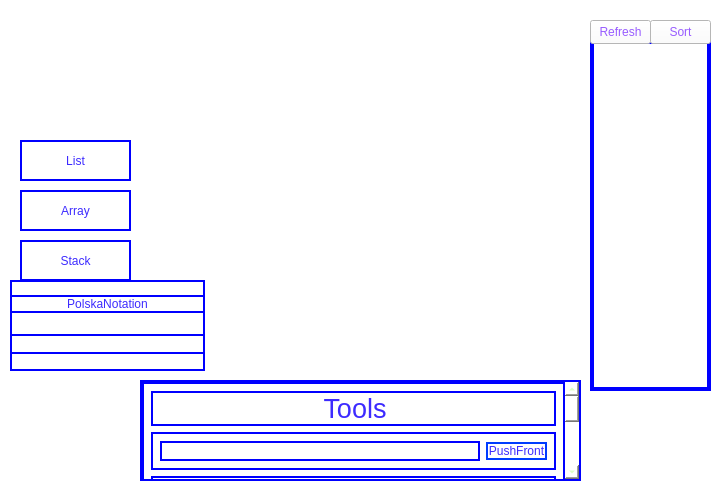
<?xml version="1.0" encoding="UTF-8"?>
<ui version="4.0">
 <class>menuWidgetAISD1</class>
 <widget class="QMainWindow" name="menuWidgetAISD1">
  <property name="geometry">
   <rect>
    <x>0</x>
    <y>0</y>
    <width>720</width>
    <height>485</height>
   </rect>
  </property>
  <property name="minimumSize">
   <size>
    <width>720</width>
    <height>485</height>
   </size>
  </property>
  <property name="maximumSize">
   <size>
    <width>720</width>
    <height>485</height>
   </size>
  </property>
  <property name="windowTitle">
   <string>menuWidgetAISD1</string>
  </property>
  <property name="windowOpacity">
   <double>1.000000000000000</double>
  </property>
  <property name="autoFillBackground">
   <bool>false</bool>
  </property>
  <property name="styleSheet">
   <string notr="true">
  background-color: rgb(255, 255, 255);
 background-image: url(:/MainPic);
color: rgb(199, 255, 161);
    </string>
  </property>
  <widget class="QWidget" name="centralwidget">
   <widget class="QPushButton" name="ArrayChooseButton">
    <property name="enabled">
     <bool>true</bool>
    </property>
    <property name="geometry">
     <rect>
      <x>20</x>
      <y>190</y>
      <width>111</width>
      <height>41</height>
     </rect>
    </property>
    <property name="styleSheet">
     <string notr="true">color: rgb(61, 43, 255);
border-bottom : 2px solid blue;
border-top : 2px solid blue;
border-right : 2px solid blue;
border-left : 2px solid blue;
selection-background-color: rgb(100, 255, 255);
font: 18pt &quot;Microsoft JhengHei&quot;;</string>
    </property>
    <property name="text">
     <string>Array</string>
    </property>
   </widget>
   <widget class="QPushButton" name="StackChooseButton">
    <property name="enabled">
     <bool>true</bool>
    </property>
    <property name="geometry">
     <rect>
      <x>20</x>
      <y>240</y>
      <width>111</width>
      <height>41</height>
     </rect>
    </property>
    <property name="styleSheet">
     <string notr="true">color: rgb(61, 43, 255);
border-bottom : 2px solid blue;
border-top : 2px solid blue;
border-right : 2px solid blue;
border-left : 2px solid blue;
selection-background-color: rgb(100, 255, 255);
font: 18pt &quot;Microsoft JhengHei&quot;;</string>
    </property>
    <property name="text">
     <string>Stack</string>
    </property>
   </widget>
   <widget class="QPushButton" name="ListChooseButton">
    <property name="enabled">
     <bool>true</bool>
    </property>
    <property name="geometry">
     <rect>
      <x>20</x>
      <y>140</y>
      <width>111</width>
      <height>41</height>
     </rect>
    </property>
    <property name="autoFillBackground">
     <bool>false</bool>
    </property>
    <property name="styleSheet">
     <string notr="true">color: rgb(61, 43, 255);
selection-color: rgb(255, 30, 0);
border-bottom : 2px solid blue;
border-top : 2px solid blue;
border-right : 2px solid blue;
border-left : 2px solid blue;
selection-background-color: rgb(100, 255, 255);
font: 18pt &quot;Microsoft JhengHei&quot;;</string>
    </property>
    <property name="text">
     <string>List</string>
    </property>
   </widget>
   <widget class="QScrollArea" name="scrollArea">
    <property name="geometry">
     <rect>
      <x>590</x>
      <y>40</y>
      <width>121</width>
      <height>351</height>
     </rect>
    </property>
    <property name="toolTipDuration">
     <number>-1</number>
    </property>
    <property name="styleSheet">
     <string notr="true">color: rgb(61, 43, 255);
border-bottom : 2px solid blue;
border-top : 2px solid blue;
border-right : 2px solid blue;
border-left : 2px solid blue;
selection-background-color: rgb(100, 255, 255);
font: 18pt &quot;Microsoft JhengHei&quot;;</string>
    </property>
    <property name="widgetResizable">
     <bool>true</bool>
    </property>
    <widget class="QWidget" name="scrollContens">
     <property name="geometry">
      <rect>
       <x>0</x>
       <y>0</y>
       <width>117</width>
       <height>347</height>
      </rect>
     </property>
    </widget>
   </widget>
   <widget class="QScrollArea" name="scrollArea_2">
    <property name="geometry">
     <rect>
      <x>140</x>
      <y>380</y>
      <width>441</width>
      <height>101</height>
     </rect>
    </property>
    <property name="styleSheet">
     <string notr="true">color: rgb(61, 43, 255);
border-bottom : 2px solid blue;
border-top : 2px solid blue;
border-right : 2px solid blue;
border-left : 2px solid blue;
selection-background-color: rgb(100, 255, 255);
font: 18pt &quot;Microsoft JhengHei&quot;;</string>
    </property>
    <property name="widgetResizable">
     <bool>true</bool>
    </property>
    <widget class="QWidget" name="scrollContens_2">
     <property name="geometry">
      <rect>
       <x>0</x>
       <y>-389</y>
       <width>423</width>
       <height>486</height>
      </rect>
     </property>
     <layout class="QVBoxLayout" name="verticalLayout">
      <item>
       <widget class="QLabel" name="label">
        <property name="autoFillBackground">
         <bool>false</bool>
        </property>
        <property name="text">
         <string>&lt;html&gt;&lt;head/&gt;&lt;body&gt;&lt;p align=&quot;center&quot;&gt;&lt;span style=&quot; font-size:20pt;&quot;&gt;Tools&lt;/span&gt;&lt;/p&gt;&lt;/body&gt;&lt;/html&gt;</string>
        </property>
       </widget>
      </item>
      <item>
       <widget class="QWidget" name="widget_6" native="true">
        <layout class="QHBoxLayout" name="horizontalLayout_6">
         <item>
          <widget class="QLineEdit" name="PushFrontLine"/>
         </item>
         <item>
          <widget class="QPushButton" name="PushFrontButton">
           <property name="styleSheet">
            <string notr="true">border-color: rgb(0, 60, 255);
</string>
           </property>
           <property name="text">
            <string>PushFront</string>
           </property>
          </widget>
         </item>
        </layout>
       </widget>
      </item>
      <item>
       <widget class="QWidget" name="widget" native="true">
        <layout class="QHBoxLayout" name="horizontalLayout">
         <item>
          <widget class="QLineEdit" name="PushBackLine"/>
         </item>
         <item>
          <widget class="QPushButton" name="PushBackButton">
           <property name="styleSheet">
            <string notr="true">border-color: rgb(0, 60, 255);
</string>
           </property>
           <property name="text">
            <string>PushBack</string>
           </property>
          </widget>
         </item>
        </layout>
       </widget>
      </item>
      <item>
       <widget class="QWidget" name="widget_7" native="true">
        <layout class="QHBoxLayout" name="horizontalLayout_7">
         <item>
          <widget class="QPushButton" name="GetSizeButton">
           <property name="styleSheet">
            <string notr="true">border-color: rgb(0, 60, 255);
</string>
           </property>
           <property name="text">
            <string>GetSIZE</string>
           </property>
          </widget>
         </item>
        </layout>
       </widget>
      </item>
      <item>
       <widget class="QWidget" name="widget_8" native="true">
        <layout class="QHBoxLayout" name="horizontalLayout_8">
         <item>
          <widget class="QPushButton" name="PopFrontButton">
           <property name="styleSheet">
            <string notr="true">border-color: rgb(0, 60, 255);
</string>
           </property>
           <property name="text">
            <string>PopFront</string>
           </property>
          </widget>
         </item>
         <item>
          <widget class="QPushButton" name="PopBackButton">
           <property name="styleSheet">
            <string notr="true">border-color: rgb(0, 60, 255);
</string>
           </property>
           <property name="text">
            <string>PopBack</string>
           </property>
          </widget>
         </item>
        </layout>
       </widget>
      </item>
      <item>
       <widget class="QWidget" name="widget_4" native="true">
        <layout class="QHBoxLayout" name="horizontalLayout_4">
         <item>
          <widget class="QPushButton" name="EmptyCheckButton">
           <property name="styleSheet">
            <string notr="true">border-color: rgb(0, 60, 255);
</string>
           </property>
           <property name="text">
            <string>EmptyCheck</string>
           </property>
          </widget>
         </item>
        </layout>
       </widget>
      </item>
      <item>
       <widget class="QWidget" name="widget_3" native="true">
        <layout class="QHBoxLayout" name="horizontalLayout_3">
         <item>
          <widget class="QLineEdit" name="InsertPosition"/>
         </item>
         <item>
          <widget class="QLineEdit" name="InsertValue"/>
         </item>
         <item>
          <widget class="QPushButton" name="InsertButton">
           <property name="styleSheet">
            <string notr="true">border-color: rgb(0, 60, 255);
</string>
           </property>
           <property name="text">
            <string>Insert</string>
           </property>
          </widget>
         </item>
        </layout>
       </widget>
      </item>
      <item>
       <widget class="QWidget" name="widget_2" native="true">
        <layout class="QHBoxLayout" name="horizontalLayout_2">
         <item>
          <widget class="QLineEdit" name="EraseLine"/>
         </item>
         <item>
          <widget class="QPushButton" name="EraseButton">
           <property name="styleSheet">
            <string notr="true">border-color: rgb(0, 60, 255);
</string>
           </property>
           <property name="text">
            <string>Erase</string>
           </property>
          </widget>
         </item>
        </layout>
       </widget>
      </item>
     </layout>
    </widget>
   </widget>
   <widget class="QPushButton" name="RefreshButton">
    <property name="geometry">
     <rect>
      <x>590</x>
      <y>20</y>
      <width>61</width>
      <height>24</height>
     </rect>
    </property>
    <property name="styleSheet">
     <string notr="true">font: 8pt &quot;Segoe UI&quot;;
color: rgb(152, 92, 255);</string>
    </property>
    <property name="text">
     <string>Refresh</string>
    </property>
   </widget>
   <widget class="QPushButton" name="SortButton">
    <property name="geometry">
     <rect>
      <x>650</x>
      <y>20</y>
      <width>61</width>
      <height>24</height>
     </rect>
    </property>
    <property name="styleSheet">
     <string notr="true">font: 8pt &quot;Segoe UI&quot;;
color: rgb(152, 92, 255);</string>
    </property>
    <property name="text">
     <string>Sort</string>
    </property>
   </widget>
   <widget class="QWidget" name="polskaWidget" native="true">
    <property name="geometry">
     <rect>
      <x>10</x>
      <y>280</y>
      <width>195</width>
      <height>91</height>
     </rect>
    </property>
    <property name="styleSheet">
     <string notr="true">color: rgb(61, 43, 255);
border-bottom : 2px solid blue;
border-top : 2px solid blue;
border-right : 2px solid blue;
border-left : 2px solid blue;
selection-background-color: rgb(100, 255, 255);
font: 18pt &quot;Microsoft JhengHei&quot;;</string>
    </property>
    <layout class="QVBoxLayout" name="verticalLayout_2">
     <item>
      <widget class="QPushButton" name="polskaNotation">
       <property name="styleSheet">
        <string notr="true">color: rgb(61, 43, 255);
border-bottom : 2px solid blue;
border-top : 2px solid blue;
border-right : 2px solid blue;
border-left : 2px solid blue;
selection-background-color: rgb(100, 255, 255);
font: 18pt &quot;Microsoft JhengHei&quot;;</string>
       </property>
       <property name="text">
        <string>PolskaNotation</string>
       </property>
      </widget>
     </item>
     <item>
      <widget class="QLineEdit" name="polskaInput">
       <property name="text">
        <string/>
       </property>
      </widget>
     </item>
    </layout>
   </widget>
  </widget>
 </widget>
 <tabstops>
  <tabstop>StackChooseButton</tabstop>
  <tabstop>ListChooseButton</tabstop>
  <tabstop>ArrayChooseButton</tabstop>
 </tabstops>
 <resources/>
 <connections/>
</ui>
